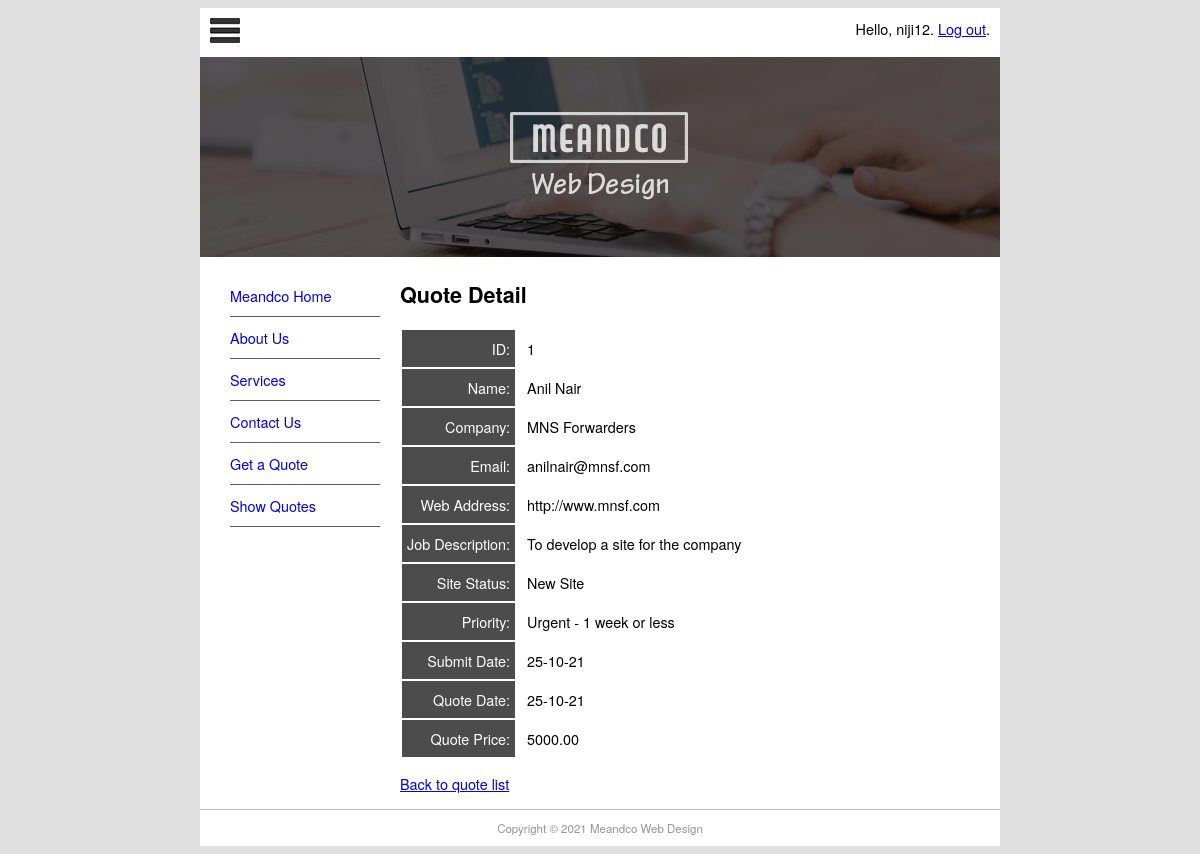
The page /quote/show/1 (signed in) on the database its author committed.
### pages/models.py (models this page shows, shortened)
class Page(models.Model):
    title = models.CharField(max_length=60)
    permalink = models.CharField(max_length=12, unique=True)
    update_date = models.DateTimeField('Last Updated')
    bodytext = models.TextField('Page Content', blank=True)

### quotes/models.py (models this page shows, shortened)
class Quote(models.Model):
    name = models.CharField(max_length=100)
    position = models.CharField(max_length=60, blank=True)
    company = models.CharField(max_length=60, blank=True)
    address = models.CharField(max_length=200, blank=True)
    phone = models.CharField(max_length=30, blank=True)
    email = models.EmailField()
    web = models.URLField(blank=True)
    description = models.TextField()
    sitestatus = models.CharField(max_length=20, choices=STATUS_CHOICES)
    priority = models.CharField(max_length=40, choices=PRIORITY_CHOICES)
    jobfile = models.FileField(upload_to='uploads/', blank=True)
    submitted = models.DateField(auto_now_add=True)
    quotedate = models.DateField(blank=True, null=True)
    quoteprice = models.DecimalField(decimal_places=2, max_digits=7, blank=True, default=0)
    username = models.ForeignKey(User, blank=True, null=True, on_delete=models.CASCADE)

### quotes/views.py (the view)
# urls.py: path('show/<int:pk>',QuoteView.as_view(),
class QuoteView(LoginRequiredMixin, DetailView):
    login_url = reverse_lazy('login')
    context_object_name = 'quote'
    def get_queryset(self):
        return Quote.objects.filter(username=self.request.user)
    def get_context_data(self, **kwargs):
        context = super(QuoteView, self).get_context_data(**kwargs)
        context['page_list'] = Page.objects.all()
        return context

### quotes/templates/quotes/quote_detail.html (shortened to what this page needs)
{% extends "quotes/quote.html" %}
{% block content %}
<h1>Quote Detail</h1>
<table class="quote">
    <tr><td>ID:</td><td>{{ quote.id }}</td></tr>
    <tr><td>Name:</td><td>{{ quote.name }}</td></tr>
    <tr><td>Company:</td><td>{{ quote.company}}</td></tr>
    <tr><td>Email:</td><td>{{ quote.email }}</td></tr>
    <tr><td>Web Address:</td><td>{{ quote.web }}</td></tr>
    <tr><td>Job Description:</td><td>{{ quote.description }}</td></tr>
    <tr><td>Site Status:</td><td>{{  quote.get_sitestatus_display }}</td></tr>
    <tr><td>Priority:</td><td>{{ quote.get_priority_display }}</td></tr>
    <tr><td>Submit Date:</td><td>{{ quote.submitted|date:"d-m-y" }}</td></tr>
    <tr><td>Quote Date:</td><td>{{ quote.quotedate|date:"d-m-y"|default:"pending" }}</td></tr>
    <tr><td>Quote Price:</td><td>{{ quote.quoteprice|default:"--"}}</td></tr>
</table>
<p><a href="../show">Back to quote list</a></p>
{% endblock %}

### quotes/templates/quotes/quote.html (shortened to what this page needs)
{% extends "base.html" %}
{% block sidenav %}
    {% for page in page_list %}
        <li><a href="{{ page.permalink }}">{{ page.title }}</a></li>
    {% endfor %}
{% endblock %}

### mfdw_site/templates/base.html (shortened to what this page needs)
{% load static %}
<!DOCTYPE html>
<html lang="en">
<head>
    <link rel="stylesheet" href="{% static 'main.css' %}" type="text/css">
</head>
<body>
 <div id="wrapper">
     <header id="header">
        <div id="logo"><img src="{% static 'logo.jpg' %}" alt="">
            <span style="float: right;">
                {% if user.is_authenticated %}
                    Hello, {{ user.username }}. <a href="{% url 'logout' %}?next=/">Log out</a>.
                {% else %}
                    Not Logged in. <a href="{% url 'login' %}?next=/">Log in</a>.
                {% endif %}
            </span>
        </div>
         <div id="topbanner">
             <img src="{% static 'top_banner.png' %}" width="800" height="200" alt="">
         </div>
     </header>
     <aside id="leftsidebar">
         <nav id="nav">
            <ul>
                {% block sidenav %}{% endblock %}
                <li><a href="/contact">Contact Us</a></li>
                <li><a href="/quote/">Get a Quote</a></li>
                <li><a href="/quote/show">Show Quotes</a></li>
            </ul>
         </nav>
     </aside>
     <section id="main">
         {% block content %}{% endblock %}
     </section>
     <footer id="footer">
         Copyright &copy; 2021 Meandco Web Design
     </footer>
 </div>
</body>
</html>

### mfdw_site/static/main.css (style rules this page uses)
#header { border-style: none; width: 800px; height: auto; }
#wrapper { margin-top: 0px; margin-left: auto; margin-right: auto; background-color: #FFFFFF; width: 800px; }
body { background-color: #E0E0E0; font-family: Gotham, "Helvetica Neue",Helvetica, Arial, sans-serif; font-size: 0.9em; text-align: justify; columns: #474747; }
#footer { text-align: center; font-size: 0.8em; margin-top: 5px; padding-top: 10px; padding-bottom: 10px; background-color: #FFFFFF; border-top: thin solid #BBBBBB; clear: both; color: #969696; }
#nav li { padding-top: 10px; padding-bottom: 10px; font-size: 1em; list-style-type: none; border-bottom: thin solid #5f5f5f; color: #4c4c4c; left: 0px; list-style-position: inside; margin-left: -10px; }
#nav li a { text-decoration: none; }
#leftsidebar { width: 180px; height: 350px; float: left; }
#main { width: 560px; float: left; margin-left: 20px; margin-right: 10px; padding-right: 10px; }
#logo { padding: 10px; }
.quote td:first-child { background-color: #4c4c4c; color: white; text-align: right; padding: 8px 5px; border: none; }
.quote td { padding: 5px 10px; }

### rows shown on the page
Page: title "Meandco Home"
Page: title "About Us"
Page: title "Services"
Quote: id "1", name "Anil Nair", company "MNS Forwarders", email "anilnair@mnsf.com", web "http://www.mnsf.com", description "To develop a site for the company", sitestatus "New Site", priority "Urgent - 1 week or less", submitted "25-10-21", quotedate "25-10-21", quoteprice "5000.00"

### other values the page prints
{{ user.username }} "niji12"
